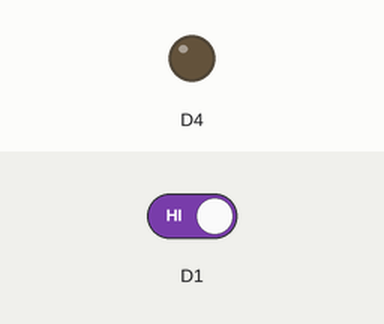
A sketch run on a simulated ESP8266 (NodeMCU). On the bench: output pins drawn as LEDs (lit = HIGH). The test bench sets the inputs (shaded band); at power-on: D1 HIGH. What the sketch prints to the serial monitor is not drawn.

Above: at 1.2 s.
1.3 s: D1 driven LOW
At 2.3 s:
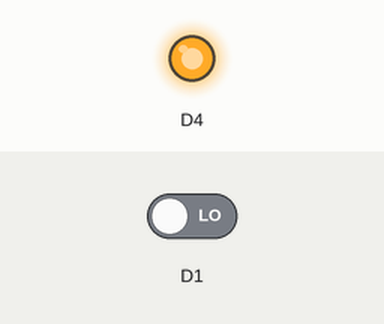
2.8 s: D1 driven HIGH
At 3.5 s:
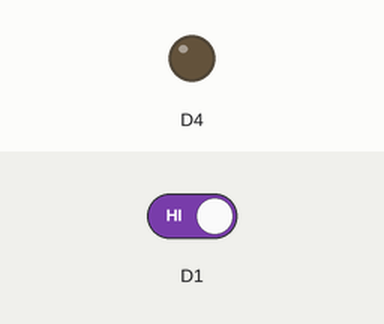
Timing chart, 0 to 5.8 s (numbered marks = the images above; inputs shaded):
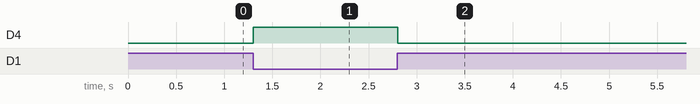

The sketch:

task2_may20b.ino
```cpp
void setup() {
  // put your setup code here, to run once:
Serial.begin(9600);
pinMode(D1,INPUT);
pinMode(D4,OUTPUT);
}

void loop() {

  // put your main code here, to run repeatedly:
int v=digitalRead(D1);
Serial.println(v);
if (v==0)
{
digitalWrite(D4,1);
}
else{
digitalWrite(D4,0);
}
}
```

Measured:
- after the input at 1.3 s, D4: LOW → HIGH at once
- after the input at 2.8 s, D4: HIGH → LOW at once
